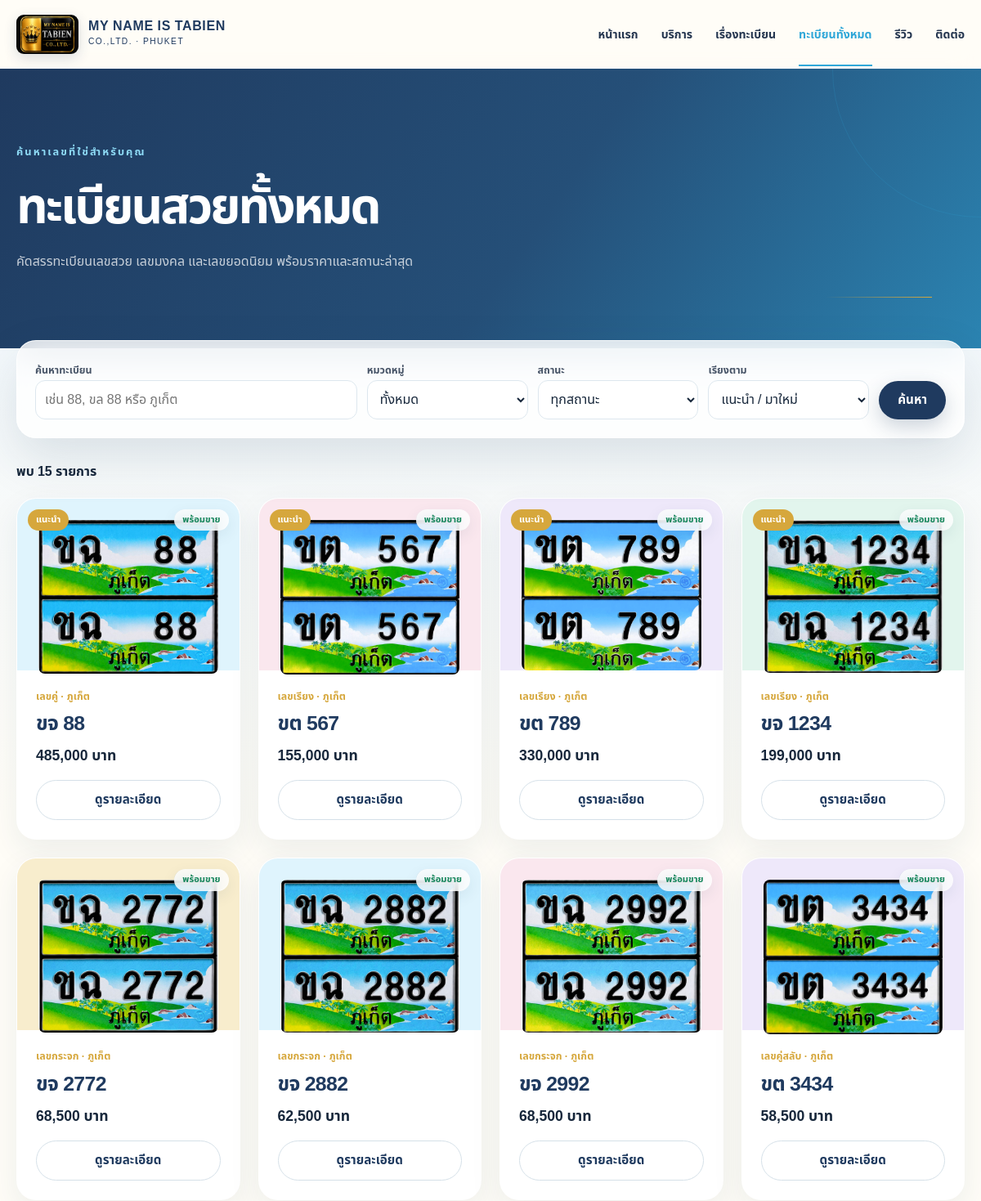
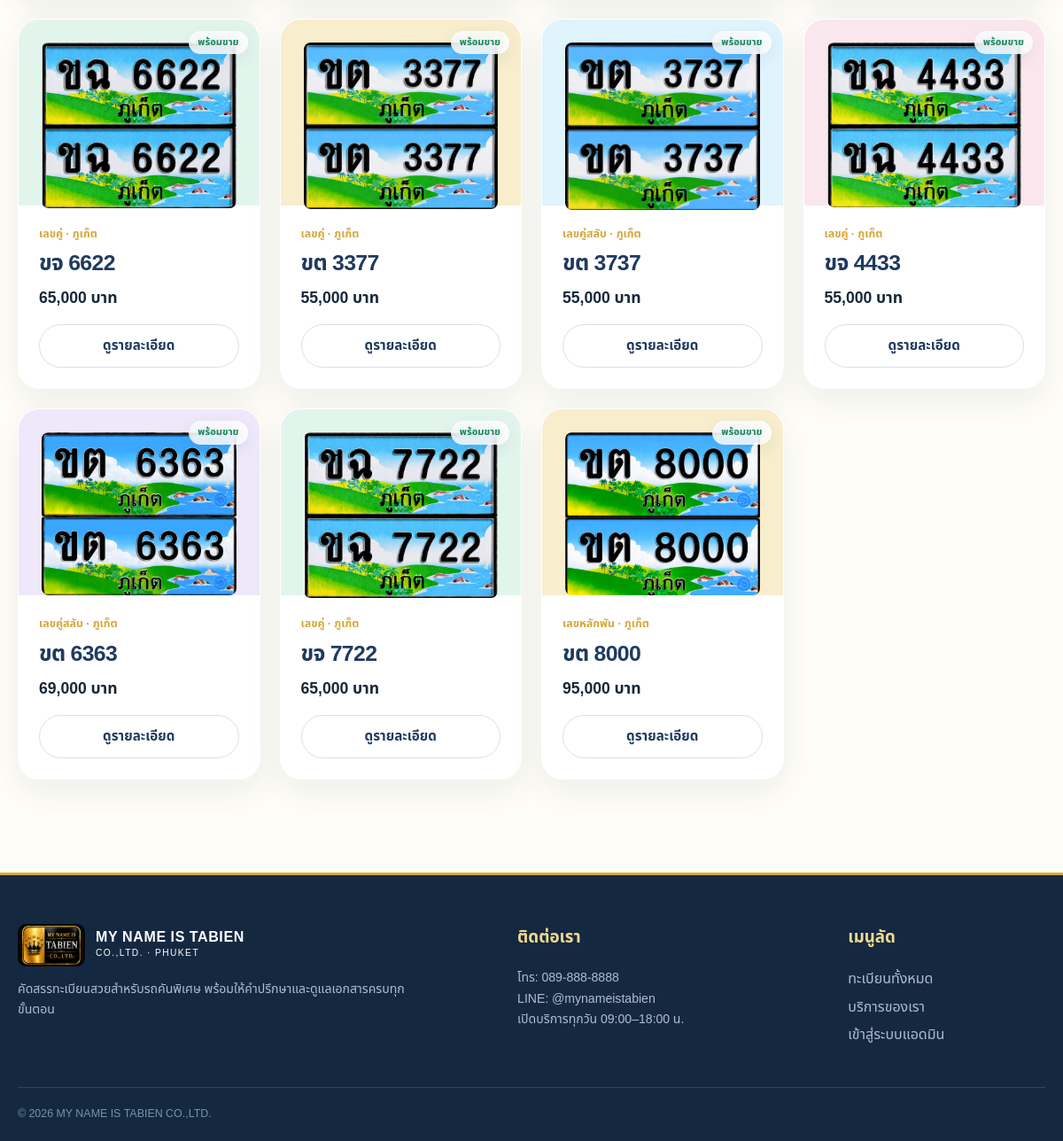
The app's page /plates with its own data (2 pictures, top to bottom).
### tables this page shows
CREATE TABLE plates (
            id INTEGER PRIMARY KEY AUTOINCREMENT,
            prefix TEXT NOT NULL,
            number TEXT NOT NULL,
            province TEXT NOT NULL DEFAULT "ภูเก็ต",
            price REAL NOT NULL DEFAULT 0,
            category TEXT NOT NULL DEFAULT "เลขสวย",
            description TEXT NOT NULL DEFAULT "",
            meaning TEXT NOT NULL DEFAULT "",
            image TEXT,
            status TEXT NOT NULL DEFAULT "available",
            featured INTEGER NOT NULL DEFAULT 0,
            created_at TEXT NOT NULL DEFAULT CURRENT_TIMESTAMP,
            updated_at TEXT NOT NULL DEFAULT CURRENT_TIMESTAMP
        , display_order INTEGER NOT NULL DEFAULT 999);

### config.php (called while the page is built, shortened)
<?php
function e(?string $value): string
{
    return htmlspecialchars($value ?? '', ENT_QUOTES, 'UTF-8');
}
function baht(float|int|string $amount): string
{
    return number_format((float) $amount, 0) . ' บาท';
}
function status_label(string $status): string
{
    return match ($status) {
        'available' => 'พร้อมขาย',
        'reserved' => 'ติดจอง',
        'sold' => 'ขายแล้ว',
        'hidden' => 'ซ่อนรายการ',
        default => $status,
    };
}

### partials/plate-card.php (the view, shortened to what this page needs)
<?php
$plate = $plate ?? [];
?>
<article class="plate-card">
    <div class="plate-card-top">
        <?php if (!empty($plate['featured'])): ?><span class="featured-badge">แนะนำ</span><?php endif; ?>
        <span class="status-badge status-<?= e($plate['status']) ?>"><?= e(status_label($plate['status'])) ?></span>
        <?php if (!empty($plate['image'])): ?>
            <img class="plate-upload" src="/<?= e($plate['image']) ?>" alt="ทะเบียน <?= e($plate['prefix'] . ' ' . $plate['number']) ?>">
        <?php endif; ?>
    </div>
    <div class="plate-card-body">
        <div class="plate-meta"><?= e($plate['category']) ?> · <?= e($plate['province']) ?></div>
        <h3><?= e($plate['prefix'] . ' ' . $plate['number']) ?></h3>
        <div class="price"><?= baht($plate['price']) ?></div>
        <a class="btn btn-outline btn-block" href="/plate/<?= (int) $plate['id'] ?>">ดูรายละเอียด</a>
    </div>
</article>

### index.php (shortened to what this page needs)
<?php
require __DIR__ . '/config.php';
$pdo = db();
$requestPath = trim((string) parse_url($_SERVER['REQUEST_URI'] ?? '/', PHP_URL_PATH), '/');
$page = $_GET['page'] ?? 'home';
if ($requestPath === 'plates') {
    $page = 'plates';
} elseif (preg_match('#^plate/(\d+)$#', $requestPath, $routeMatch)) {
    $page = 'detail';
    $_GET['id'] = $routeMatch[1];
}
    ?>
    <?php endif;
if ($page === 'plates') {
    $keyword = trim((string) ($_GET['q'] ?? ''));
    $category = trim((string) ($_GET['category'] ?? ''));
    $status = trim((string) ($_GET['status'] ?? ''));
    $featured = ($_GET['featured'] ?? '') === '1';
    $sort = $_GET['sort'] ?? 'newest';
    $where = ['status != "hidden"'];
    $params = [];
    $order = match ($sort) {
        'price_asc' => 'price ASC',
        'price_desc' => 'price DESC',
        default => 'display_order ASC, featured DESC, id DESC',
    };
    $stmt = $pdo->prepare('SELECT * FROM plates WHERE ' . implode(' AND ', $where) . ' ORDER BY ' . $order);
    $stmt->execute($params);
    $plates = $stmt->fetchAll();
    require __DIR__ . '/partials/header.php';
    ?>
    <section class="page-hero">
        <div class="container">
            <span class="eyebrow">ค้นหาเลขที่ใช่สำหรับคุณ</span>
            <h1><?= $featured ? 'ทะเบียนแนะนำ' : 'ทะเบียนสวยทั้งหมด' ?></h1>
            <p>คัดสรรทะเบียนเลขสวย เลขมงคล และเลขยอดนิยม พร้อมราคาและสถานะล่าสุด</p>
        </div>
    </section>
    <section class="section catalog-section">
        <div class="container">
            <form class="filter-bar" action="/plates" method="get">
                <label class="search-field"><span>ค้นหาทะเบียน</span><input type="search" name="q" value="<?= e($keyword) ?>" placeholder="เช่น 88, ขล 88 หรือ ภูเก็ต"></label>
                <label><span>หมวดหมู่</span><select name="category"><option value="">ทั้งหมด</option></select></label>
                <label><span>สถานะ</span><select name="status"><option value="">ทุกสถานะ</option></select></label>
                <label><span>เรียงตาม</span><select name="sort"><option value="newest">แนะนำ / มาใหม่</option></select></label>
                <button class="btn btn-primary" type="submit">ค้นหา</button>
            </form>
            <div class="result-heading"><strong>พบ <?= count($plates) ?> รายการ</strong><?php if ($keyword || $category || $status): ?><a href="/plates">ล้างตัวกรอง</a><?php endif; ?></div>
            <?php if ($plates): ?>
                <div class="plate-grid"><?php foreach ($plates as $plate): require __DIR__ . '/partials/plate-card.php'; endforeach; ?></div>
            <?php else: ?>
                <div class="empty-state"><h2>ยังไม่พบทเบียนที่ตรงกับการค้นหา</h2><p>ลองเปลี่ยนเลข ช่วงราคา หรือหมวดหมู่ดูอีกครั้ง</p></div>
            <?php endif; ?>
        </div>
    </section>
    <?php
    require __DIR__ . '/partials/footer.php';
    exit;
}
require __DIR__ . '/partials/header.php';
?>
<?php require __DIR__ . '/partials/footer.php'; ?>

### records on screen
plates: featured "แนะนำ", status "พร้อมขาย", image (picture), category "เลขคู่", province "ภูเก็ต", prefix+number "ขจ 88", price "485,000 บาท"
plates: featured "แนะนำ", status "พร้อมขาย", image (picture), category "เลขเรียง", province "ภูเก็ต", prefix+number "ขต 567", price "155,000 บาท"
plates: featured "แนะนำ", status "พร้อมขาย", image (picture), category "เลขเรียง", province "ภูเก็ต", prefix+number "ขต 789", price "330,000 บาท"
plates: featured "แนะนำ", status "พร้อมขาย", image (picture), category "เลขเรียง", province "ภูเก็ต", prefix+number "ขจ 1234", price "199,000 บาท"
plates: status "พร้อมขาย", image (picture), category "เลขกระจก", province "ภูเก็ต", prefix+number "ขจ 2772", price "68,500 บาท"
plates: status "พร้อมขาย", image (picture), category "เลขกระจก", province "ภูเก็ต", prefix+number "ขจ 2882", price "62,500 บาท"
plates: status "พร้อมขาย", image (picture), category "เลขกระจก", province "ภูเก็ต", prefix+number "ขจ 2992", price "68,500 บาท"
plates: status "พร้อมขาย", image (picture), category "เลขคู่สลับ", province "ภูเก็ต", prefix+number "ขต 3434", price "58,500 บาท"
plates: status "พร้อมขาย", image (picture), category "เลขคู่", province "ภูเก็ต", prefix+number "ขจ 6622", price "65,000 บาท"
plates: status "พร้อมขาย", image (picture), category "เลขคู่", province "ภูเก็ต", prefix+number "ขต 3377", price "55,000 บาท"
plates: status "พร้อมขาย", image (picture), category "เลขคู่สลับ", province "ภูเก็ต", prefix+number "ขต 3737", price "55,000 บาท"
plates: status "พร้อมขาย", image (picture), category "เลขคู่", province "ภูเก็ต", prefix+number "ขจ 4433", price "55,000 บาท"
plates: status "พร้อมขาย", image (picture), category "เลขคู่สลับ", province "ภูเก็ต", prefix+number "ขต 6363", price "69,000 บาท"
plates: status "พร้อมขาย", image (picture), category "เลขคู่", province "ภูเก็ต", prefix+number "ขจ 7722", price "65,000 บาท"
plates: status "พร้อมขาย", image (picture), category "เลขหลักพัน", province "ภูเก็ต", prefix+number "ขต 8000", price "95,000 บาท"

### other values on screen
count($plates) "15"
